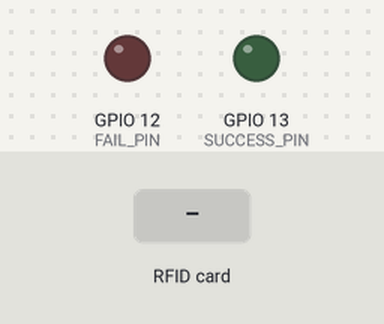
Simulated run of this sketch. Board: ESP32. Parts: output pins drawn as LEDs (lit = HIGH). The test bench sets the inputs (shaded band). WiFi joins after 1.5 s; servers stay silent unless stated; uploads are accepted with an empty reply; what the sketch prints to the serial monitor is not drawn.

Above: at 2.9 s.
3.0 s: RFID card 00 11 22 33 held to the reader
At 3.32 s:
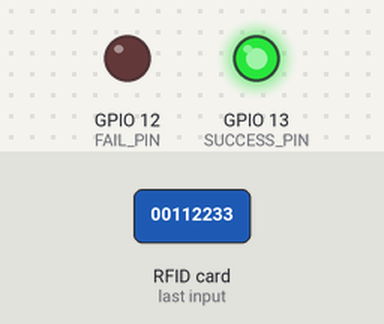
4.9 s: RFID card 5E 7A 19 C4 held to the reader
At 7.0 s:
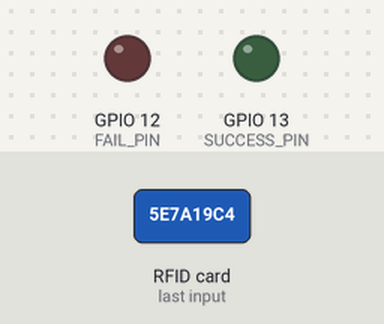
Timing chart, 0 to 8.5 s (numbered marks = the images above; inputs shaded):
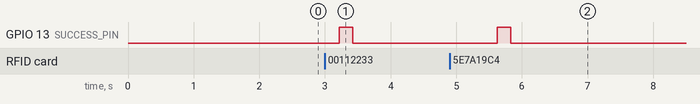

The sketch:

sketch.ino
```cpp
#include <SPI.h>
#include <MFRC522.h>
#include <WiFi.h>
#include <HTTPClient.h>
#include <WiFiClientSecure.h>

#define SS_PIN 5
#define RST_PIN 21

#define SUCCESS_PIN 13
#define FAIL_PIN 12

const char* ssid = "Wokwi-GUEST";
const char* password = "";

// backend API
const char* serverUrl = "https://classtrack-backend.vercel.app/api/attendance/tap";

// device id
String deviceId = "00:11:22:33";

MFRC522 rfid(SS_PIN, RST_PIN);

// ---------------- BLINK ----------------
void blink(int pin) {
  digitalWrite(pin, HIGH);
  delay(200);
  digitalWrite(pin, LOW);
}

// ---------------- WIFI CONNECT ----------------
void connectWiFi() {
  WiFi.begin(ssid, password);
  Serial.print("Connecting to WiFi");

  int retry = 0;
  while (WiFi.status() != WL_CONNECTED && retry < 20) {
    delay(500);
    Serial.print(".");
    retry++;
  }

  if (WiFi.status() == WL_CONNECTED) {
    Serial.println("\nWiFi Connected");
    Serial.print("IP: ");
    Serial.println(WiFi.localIP());
  } else {
    Serial.println("\nWiFi Failed");
  }
}

// ---------------- WARMUP (avoid cold start delay) ----------------
void warmupServer() {
  WiFiClientSecure client;
  client.setInsecure();
  client.setTimeout(15000);

  HTTPClient http;

  Serial.println("Warming up server...");

  if (http.begin(client, serverUrl)) {
    http.GET();  // just hit once
    http.end();
  }
}

// ---------------- SETUP ----------------
void setup() {
  Serial.begin(115200);

  pinMode(SUCCESS_PIN, OUTPUT);
  pinMode(FAIL_PIN, OUTPUT);

  connectWiFi();
  warmupServer();

  SPI.begin();
  rfid.PCD_Init();

  Serial.println("RFID Ready");
}

// ---------------- LOOP ----------------
void loop() {

  // Reconnect WiFi if dropped
  if (WiFi.status() != WL_CONNECTED) {
    connectWiFi();
    delay(1000);
    return;
  }

  // Check for card
  if (!rfid.PICC_IsNewCardPresent()) return;
  if (!rfid.PICC_ReadCardSerial()) return;

  // ---- UID ----
  String uidStr = "";
  for (byte i = 0; i < rfid.uid.size; i++) {
    if (rfid.uid.uidByte[i] < 0x10) uidStr += "0";
    uidStr += String(rfid.uid.uidByte[i], HEX);
    if (i != rfid.uid.size - 1) uidStr += ":";
  }

  uidStr.toLowerCase();

  Serial.println("UID: " + uidStr);

  // ---- HTTPS REQUEST ----
  WiFiClientSecure client;
  client.setInsecure();
  client.setTimeout(15000);

  HTTPClient http;

  Serial.println("Sending request...");

  if (http.begin(client, serverUrl)) {

    http.addHeader("Content-Type", "application/json");
    http.setTimeout(15000);

    String json = "{";
    json += "\"deviceId\":\"" + deviceId + "\",";
    json += "\"rfid\":\"" + uidStr + "\"";
    json += "}";

    Serial.println("Payload:");
    Serial.println(json);

    int code = http.POST(json);

    Serial.print("HTTP Code: ");
    Serial.println(code);

    if (code <= 0) {
      Serial.println("Error: " + http.errorToString(code));
      blink(FAIL_PIN);
    } else {
      String response = http.getString();

      Serial.println("Response:");
      Serial.println(response);

      if (code >= 200 && code < 300) {
        blink(SUCCESS_PIN);
      } else {
        blink(FAIL_PIN);
      }
    }

    http.end();

  } else {
    Serial.println("Failed to connect to server");
    blink(FAIL_PIN);
  }

  rfid.PICC_HaltA();
  delay(2000); // avoid double scan
}
```

Measured:
- after the input at 3.0 s, GPIO 13 (SUCCESS_PIN): LOW → HIGH after 0.22 s, → LOW 0.20 s later
- after the input at 4.9 s, GPIO 13 (SUCCESS_PIN): LOW → HIGH after 0.73 s, → LOW 0.20 s later
